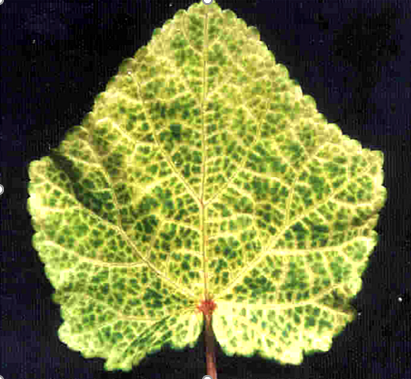
#> input picture Crop_Disorder_Detection-BE/Host/upload/1000000.PNG, 411 x 379 px; its folder holds only this picture in this run
$ python -i imageProcessing.py   (imports and definitions only)
#> lines starting #> are read from the running program, lines starting #| are printed output that depends on the picture; after the words box and inside, x2 and y2 are one past the last pixel; in counts of white or black regions, pixels touching at a corner belong together
import numpy as np
import cv2
import sys

Alpha = None

# [31 lines left out: functions ProcessImage, CountWhiteDots, not called in this run]

def CountYellowDots(filename):
#> called with filename = 'upload/1000000.PNG'
    OriginalImage = cv2.imread(filename)
#> OriginalImage is the input picture: shape (379, 411, 3); mean B, G, R 60.5, 120.1, 114.4
    g = cv2.cvtColor(OriginalImage, cv2.COLOR_BGR2HSV)
#> g: shape (379, 411, 3); mean H, S, V 42.8, 112.8, 124.5
    lower_yellow = np.array([25,150,50], dtype="uint8")
    upper_yellow = np.array([35,255,255], dtype="uint8")
    mask = cv2.inRange(OriginalImage, lower_yellow, upper_yellow)
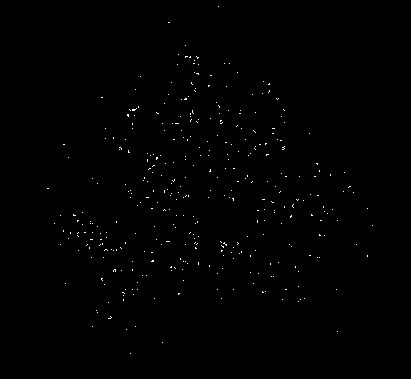
#> mask: shape (379, 411); 0.39% white in thin lines or dots, all inside (x1, y1, x2, y2) = (47, 6, 373, 354)
    cnts = cv2.findContours(mask, cv2.RETR_EXTERNAL, cv2.CHAIN_APPROX_SIMPLE)
#> cnts = 358 contours, all with area under 20
    cnts = cnts[0] if len(cnts) == 2 else cnts[1]
    yellow_dots = []
    for c in cnts:
        x,y,w,h = cv2.boundingRect(c)
        cv2.rectangle(OriginalImage, (x, y), (x + w, y + h), (36,255,12), 2)
        yellow_dots.append(c)
#> this loop made 358 passes
#> (x, y, w, h) on passes 1 to 3: (130, 353, 1, 1), (162, 342, 1, 1), (337, 331, 1, 1)
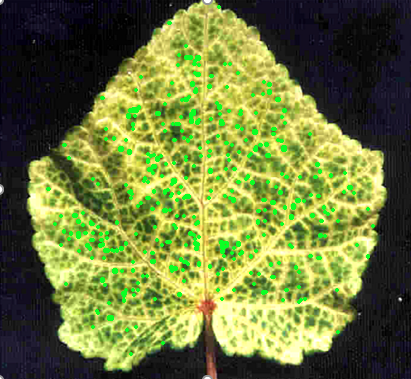
#> OriginalImage: shape (379, 411, 3); 3.43% of pixels changed, all inside (x1, y1, x2, y2) = (46, 5, 375, 356)
#> after the loop, yellow_dots = 358 contours, all with area under 20

    return len(yellow_dots)

# [30 lines left out: functions GetAlpha, DisplayDiseasePercentage, detectionOutput, not called in this run]

>>> result = CountYellowDots('upload/1000000.PNG')
#> result = 358
